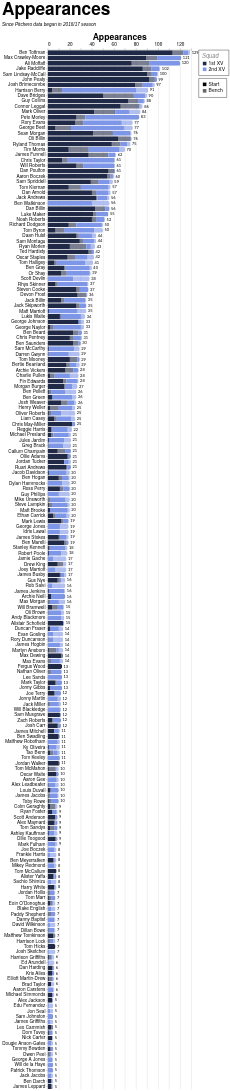

The specification (Vega-Lite) saved for this image:
### Vega-Lite specification from a JSON file in a GitHub repository (floating-point values rounded to 4 significant figures; data arrays with more than 128 entries replaced by an {"elided": "..."} marker saying what was removed)
{"config": {"axis": {"labelFont": "PT Sans Narrow, Helvetica Neue, Helvetica, Arial, sans-serif", "titleFont": "PT Sans Narrow, Helvetica Neue, Helvetica, Arial, sans-serif", "labelFontSize": 13, "titleFontSize": 24, "gridColor": "#202947", "gridOpacity": 0.2, "zindex": 1}, "text": {"font": "Lato, sans-serif"}, "bar": {"cornerRadiusEnd": 5}, "header": {"labelFont": "PT Sans Narrow, Helvetica Neue, Helvetica, Arial, sans-serif", "titleFont": "PT Sans Narrow, Helvetica Neue, Helvetica, Arial, sans-serif", "labelFontSize": 24, "titleFontSize": 28, "labelFontWeight": "bold", "orient": "left"}, "legend": {"labelFont": "PT Sans Narrow, Helvetica Neue, Helvetica, Arial, sans-serif", "titleFont": "PT Sans Narrow, Helvetica Neue, Helvetica, Arial, sans-serif", "labelFontSize": 14, "titleFontSize": 16, "titlePadding": 5, "fillColor": "white", "strokeColor": "black", "padding": 10, "titleFontWeight": "lighter", "titleFontStyle": "italic", "titleColor": "gray", "offset": 10}, "title": {"font": "PT Sans Narrow, Helvetica Neue, Helvetica, Arial, sans-serif", "fontSize": 48, "fontWeight": "bold", "anchor": "start", "align": "center", "titlePadding": 20, "subtitlePadding": 10, "subtitleFontSize": 13, "subtitleColor": "", "subtitleFontStyle": "italic", "offset": 15, "color": "black"}, "axisX": {"labelAngle": 0}, "facet": {"title": null, "header": null, "align": {"row": "each", "column": "each"}}, "resolve": {"scale": {"y": "independent", "facet": "independent"}}, "background": "transparent", "scale": {"offsetBandPaddingOuter": 0.2, "offsetBandPaddingInner": 0.1}, "view": {"stroke": null, "background": "transparent"}}, "layer": [{"mark": {"type": "bar"}, "encoding": {"color": {"field": "squad", "legend": {"direction": "vertical", "labelExpr": "datum.value + ' XV'", "offset": 20, "orient": "right", "title": "Squad"}, "scale": {"domain": ["1st", "2nd"], "range": ["#202946", "#7d96e8"]}, "sort": ["1st", "2nd"], "type": "nominal"}, "opacity": {"field": "start", "legend": {"direction": "vertical", "offset": 20, "orient": "right", "title": null}, "scale": {"domain": ["Start", "Bench"], "range": [1.0, 0.6]}, "sort": ["Start", "Bench"], "type": "nominal"}, "order": {"field": "stack_order", "sort": "ascending", "type": "quantitative"}, "tooltip": [{"field": "player", "title": "Player", "type": "nominal"}, {"field": "squad", "title": "Squad", "type": "nominal"}, {"field": "start", "title": "Selection", "type": "nominal"}, {"aggregate": "sum", "field": "games", "title": "Games", "type": "quantitative"}, {"aggregate": "max", "field": "player_total", "title": "Total", "type": "quantitative"}], "x": {"aggregate": "sum", "axis": {"orient": "top", "title": "Appearances"}, "field": "games", "type": "quantitative"}, "y": {"field": "player", "sort": {"field": "player_total", "op": "max", "order": "descending"}, "title": null, "type": "nominal"}}}, {"mark": {"type": "text", "align": "left", "baseline": "middle", "color": "black", "dx": 4, "fontSize": 11}, "encoding": {"text": {"field": "total_games", "format": ".0f", "type": "quantitative"}, "x": {"axis": {"orient": "top", "title": "Appearances"}, "field": "total_games", "type": "quantitative"}, "y": {"field": "player", "sort": {"field": "player_total", "op": "max", "order": "descending"}, "title": null, "type": "nominal"}}, "transform": [{"aggregate": [{"op": "sum", "field": "games", "as": "total_games"}, {"op": "max", "field": "player_total", "as": "player_total"}], "groupby": ["player"]}]}], "data": {"name": "data-0ffe36f9d5e870b85acd63c0ceb090c1"}, "height": {"step": 15}, "params": [{"name": "seasonParam", "value": []}, {"name": "gameTypesParam", "value": []}, {"name": "squadParam", "value": "All"}, {"name": "positionsParam", "value": []}, {"name": "minAppsParam", "value": 5}], "title": {"text": "Appearances", "subtitle": "Since Pitchero data began in 2016/17 season"}, "transform": [{"filter": "length(seasonParam) === 0 || indexof(seasonParam, datum.season) >= 0"}, {"filter": "length(gameTypesParam) === 0 || indexof(gameTypesParam, datum.game_type) >= 0"}, {"filter": "squadParam === \"All\" || datum.squad === squadParam"}, {"filter": "length(positionsParam) === 0 || indexof(positionsParam, datum.position) >= 0"}, {"joinaggregate": [{"op": "sum", "field": "games", "as": "player_total"}], "groupby": ["player"]}, {"filter": "datum.player_total >= minAppsParam"}], "width": 400, "$schema": "https://vega.github.io/schema/vega-lite/v5.20.1.json", "datasets": {"data-0ffe36f9d5e870b85acd63c0ceb090c1": {"elided": "2371 records"}}}
